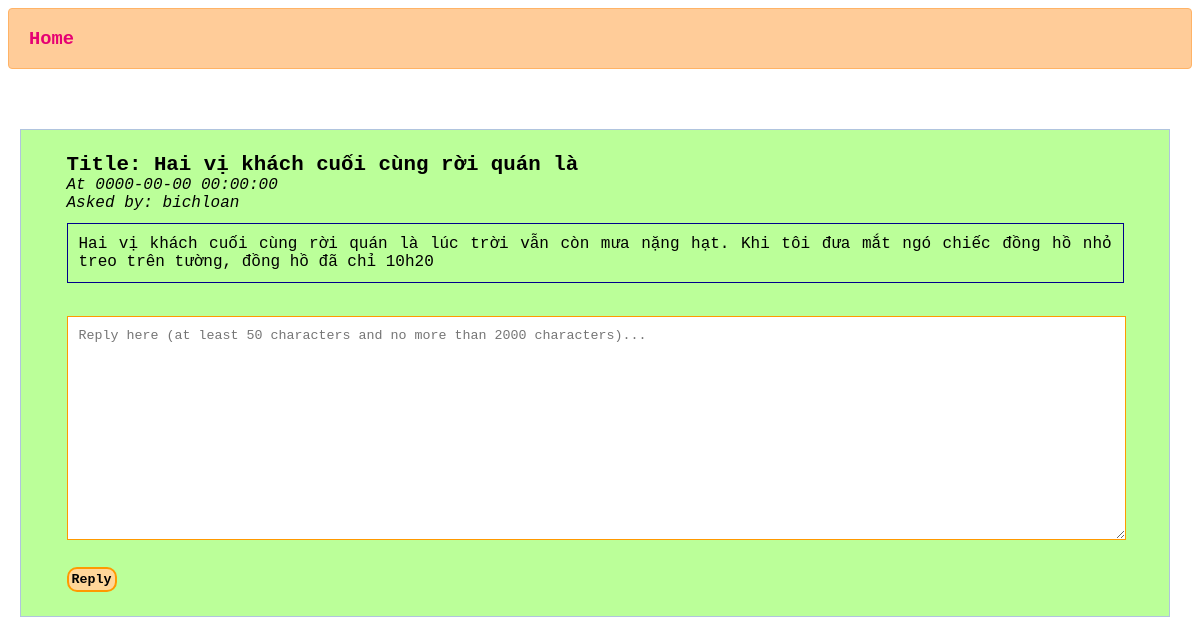
Page /question_page.php?id=2 on the committed database.
### tables this page shows
CREATE TABLE IF NOT EXISTS `topic` (
  `topic_id` int(200) NOT NULL AUTO_INCREMENT,
  `user_id` int(200) NOT NULL,
  `level` enum('2nd year students','3rd year students','4th year students') NOT NULL,
  `subject` text NOT NULL,
  `t_content` text NOT NULL,
  `date` datetime NOT NULL DEFAULT CURRENT_TIMESTAMP,
  PRIMARY KEY (`topic_id`),
  KEY `fk_topic1` (`user_id`)
);

CREATE TABLE IF NOT EXISTS `users` (
  `user_id` int(200) NOT NULL AUTO_INCREMENT,
  `user_name` varchar(20) NOT NULL,
  `password` varchar(50) NOT NULL,
  PRIMARY KEY (`user_id`)
);

### question_page.php (the view, shortened to what this page needs)
<!DOCTYPE html>
<?php
$db = mysqli_connect('localhost', 'root', '', 'forum') or die("Failed to connect to MySQL: " . mysqli_error());
$topic_id = $_GET['id'];
$get_topic = mysqli_query($db, "SELECT user_id, subject, `t_content`, `date` FROM `topic` WHERE topic_id = '$topic_id'");
$get_topic_result = mysqli_fetch_array($get_topic);
$subject = $get_topic_result['subject'];
$content = $get_topic_result['t_content'];
$date = $get_topic_result['date'];
$author_id = $get_topic_result['user_id'];
$get_u_name = mysqli_query($db, "SELECT `user_name` FROM `users` WHERE user_id = '$author_id'");
$get_u_name_result = mysqli_fetch_array($get_u_name);
$author_name = $get_u_name_result['user_name'];
?>
<html>
    <head>
    </head>
    <body>
        <header>
            <h3><a href="http://localhost/forum/index.php">Home</a></h3>
        </header>
        <div class="format">
            <label>Title: <?php echo $subject; ?>
            </label>
            <div style="font-style: italic; margin-left: 2%;">
                At <?php echo $date; ?><br>
                Asked by: <?php echo $author_name; ?>
            </div>
            <section>
                <?php echo $content; ?>
            </section>
            <form method="post">
                <textarea placeholder="Reply here (at least 50 characters and no more than 2000 characters)..." name="rep_content"></textarea>
                <button type="submit" name="reply">Reply</button>
            </form>
        </div>
    </body>
</html>

### question_page.php (style rules this page uses)
body { font-family: "Courier New"; }
header { background-color: #ffcc99; border: 1px #ffb366 solid; border-radius: 4px; padding-left: 20px; text-decoration: none; }
header a { text-decoration: none; color: #e60073; }
.format { margin: 5% 1% 5% 1%; width: 93%; border: 1px #B0C4DE solid; padding: 2%; background-color: #bbff99; }
.format label { margin-left: 2%; font-weight: bold; font-size: 1.3em; width: 90%; }
.format section { margin: 1% 2% 1% 2%; border: 1px darkblue solid; padding: 1%; text-align: justify; }
textarea { border: 1px #ff9900 solid; margin: 2% 2% 1% 2%; width: 94%; height: 200px; padding: 1%; }
button { background-color: #ffd699; font-family: "Courier New"; border: 2px #ff9900 solid; border-radius: 10px; padding: 3px; margin: 1% 0% 0% 2%; font-weight: bold; }

### rows in the picture
topic: subject "Hai vị khách cuối cùng rời quán là", date "0000-00-00 00:00:00", t_content "Hai vị khách cuối cùng rời quán là lúc trời vẫn còn mưa nặng hạt. Khi tôi đưa mắt ngó chiếc đồng hồ nhỏ treo trên tường, đồng hồ đã chỉ 10h20"
users: user_name "bichloan"
